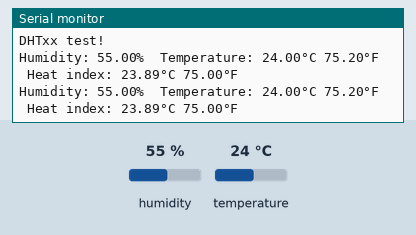
This program was run on a simulated ESP32. Parts: the last lines printed to the serial monitor. Inputs (shaded band) come from the test bench; at power-on: humidity 55 %, temperature 24 °C.

Above: at 4.8 s.
4.9 s: humidity set to 22 %
At 7.3 s:
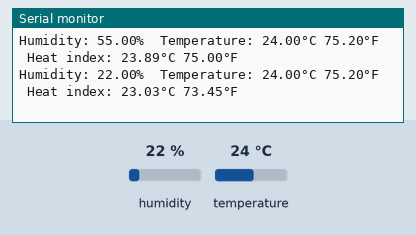
7.9 s: temperature set to 12 °C
At 8.6 s:
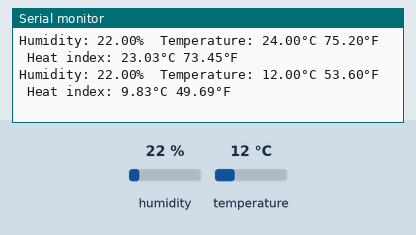
10.9 s: humidity set to 40 %
At 13.4 s:
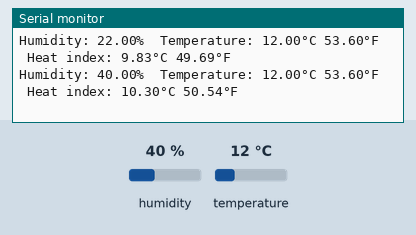
Timing chart, 0 to 14.9 s (numbered marks = the images above; inputs shaded):
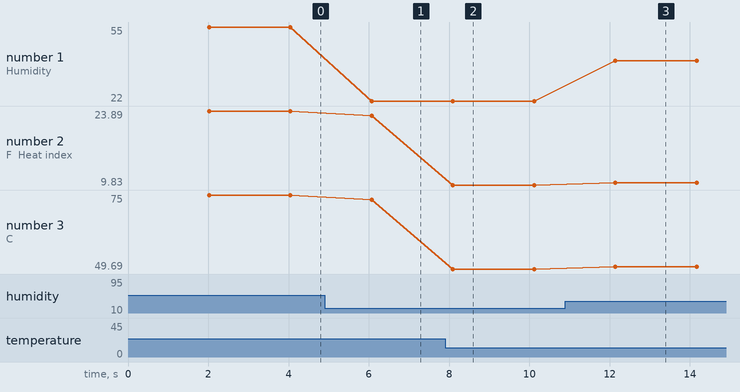

Measured:
- after the input at 4.9 s, the serial monitor: prints a new line after 1.2 s (image 1)
- after the input at 7.9 s, the serial monitor: prints a new line after 0.20 s (image 2)
- after the input at 10.9 s, the serial monitor: prints a new line after 1.2 s (image 3)
- plotted number 1: 55 → 22 after the input at 4.9 s, 22 → 40 after the input at 10.9 s
- plotted number 2: 23.89 → 23.03 after the input at 4.9 s, 23.03 → 9.83 after the input at 7.9 s, 9.83 → 10.3 after the input at 10.9 s
- plotted number 3: 75 → 73.45 after the input at 4.9 s, 73.45 → 49.69 after the input at 7.9 s, 49.69 → 50.54 after the input at 10.9 s

The program:

main.cpp
```cpp
#include <Arduino.h>

#include "DHT.h"
#include "Adafruit_Sensor.h"

#define DHTPIN 13

#define DHTTYPE DHT11

DHT dht(DHTPIN, DHTTYPE);

void setup()
{
  Serial.begin(115200);

  Serial.println(F("DHTxx test!"));//test dht11 connected ????
  dht.begin();
}

void loop()
{
  // Wait a few seconds between measurements.
  delay(2000);

  // Reading temperature or humidity takes about 250 milliseconds!
  // Sensor readings may also be up to 2 seconds 'old' (its a very slow sensor)
  float h = dht.readHumidity();//h == humidity

  // Read temperature as Celsius (the default)
  float t = dht.readTemperature();//t == temperature

  // Read temperature as Fahrenheit (isFahrenheit = true)
  float f = dht.readTemperature(true);//f ==Fahrenheit --- độ F

  // Check if any reads failed and exit early (to try again).
  if (isnan(h) || isnan(t) || isnan(f))
  {
    Serial.println(F("Failed to read from DHT sensor!"));
    return;
  }

  // Compute heat index in Fahrenheit (the default)
  float hif = dht.computeHeatIndex(f, h);
  // Compute heat index in Celsius (isFahreheit = false)
  float hic = dht.computeHeatIndex(t, h, false);

  Serial.print(F("Humidity: "));
  Serial.print(h);
  Serial.print(F("%  Temperature: "));


  Serial.print(t);
  Serial.print(F("°C "));
  Serial.print(f);
  Serial.print(F("°F  Heat index: "));


  Serial.print(hic);
  Serial.print(F("°C "));


  Serial.print(hif);
  Serial.println(F("°F"));
}
```
